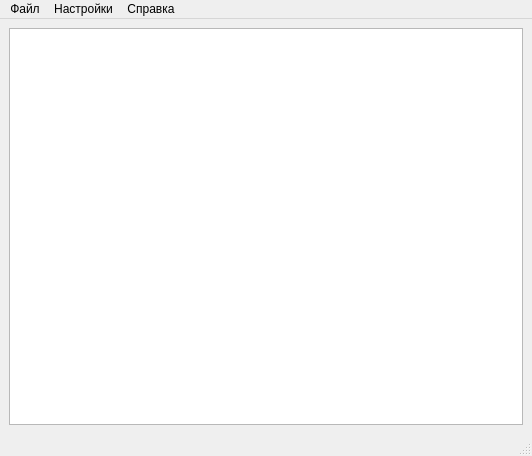
<?xml version="1.0" encoding="UTF-8"?>
<ui version="4.0">
 <class>MainWindow</class>
 <widget class="QMainWindow" name="MainWindow">
  <property name="geometry">
   <rect>
    <x>0</x>
    <y>0</y>
    <width>532</width>
    <height>456</height>
   </rect>
  </property>
  <property name="windowTitle">
   <string>Текстовый редактор</string>
  </property>
  <widget class="QWidget" name="centralwidget">
   <layout class="QHBoxLayout" name="horizontalLayout" stretch="0">
    <item>
     <layout class="QHBoxLayout" name="hLayout" stretch="5">
      <item>
       <widget class="QTextEdit" name="textEdit"/>
      </item>
     </layout>
    </item>
   </layout>
  </widget>
  <widget class="QMenuBar" name="menubar">
   <property name="geometry">
    <rect>
     <x>0</x>
     <y>0</y>
     <width>532</width>
     <height>20</height>
    </rect>
   </property>
   <widget class="QMenu" name="menu">
    <property name="title">
     <string>Файл</string>
    </property>
    <addaction name="newFileAction"/>
    <addaction name="openFileAction"/>
    <addaction name="readOnlyAction"/>
    <addaction name="saveFileAction"/>
   </widget>
   <widget class="QMenu" name="menu_2">
    <property name="tearOffEnabled">
     <bool>false</bool>
    </property>
    <property name="title">
     <string>Справка</string>
    </property>
    <addaction name="showHelpAction"/>
    <addaction name="aboutProgramAction"/>
   </widget>
   <widget class="QMenu" name="menu_3">
    <property name="title">
     <string>Настройки</string>
    </property>
    <addaction name="shortcutsPrefsAction"/>
    <addaction name="translationChangeAction"/>
   </widget>
   <addaction name="menu"/>
   <addaction name="menu_3"/>
   <addaction name="menu_2"/>
  </widget>
  <widget class="QStatusBar" name="statusbar"/>
  <action name="openFileAction">
   <property name="text">
    <string>Открыть</string>
   </property>
  </action>
  <action name="saveFileAction">
   <property name="enabled">
    <bool>true</bool>
   </property>
   <property name="text">
    <string>Сохранить</string>
   </property>
  </action>
  <action name="showHelpAction">
   <property name="text">
    <string>Показать справку</string>
   </property>
  </action>
  <action name="aboutProgramAction">
   <property name="text">
    <string>О программе</string>
   </property>
  </action>
  <action name="readOnlyAction">
   <property name="text">
    <string>Открыть для чтения</string>
   </property>
  </action>
  <action name="newFileAction">
   <property name="text">
    <string>Новый</string>
   </property>
   <property name="iconText">
    <string>Новый</string>
   </property>
  </action>
  <action name="shortcutsPrefsAction">
   <property name="text">
    <string>Клавиши быстрого доступа</string>
   </property>
  </action>
  <action name="translationChangeAction">
   <property name="text">
    <string>Сменить язык интерфейса</string>
   </property>
  </action>
 </widget>
 <resources/>
 <connections/>
</ui>
